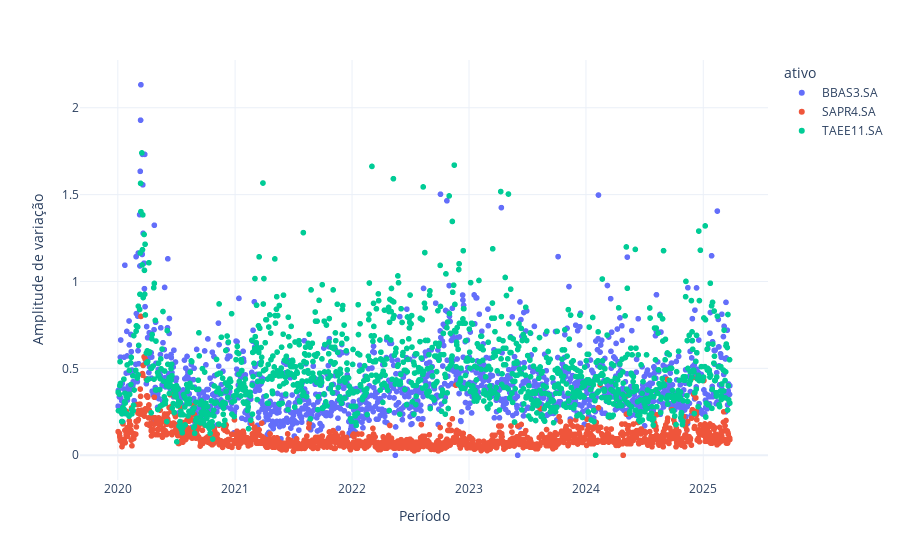

Notebook code cell kept with this figure:
### Code cell
fig = px.scatter(amplitude, x='data', y='amplitude_variacao', color='ativo', template='plotly_white')
fig.update_layout(yaxis_title='Amplitude de variação',
                 xaxis_title='Período')
fig.show()

### Figure 1 — Plotly figure (JSON) as saved in the notebook; plotly's stock layout.template omitted (floating-point values rounded to 4 significant figures; data arrays with more than 128 entries replaced by an {"elided": "..."} marker saying what was removed)
{"data": [{"hovertemplate": "ativo=BBAS3.SA<br>data=%{x}<br>amplitude_variacao=%{y}<extra></extra>", "legendgroup": "BBAS3.SA", "marker": {"color": "#636efa", "symbol": "circle"}, "mode": "markers", "name": "BBAS3.SA", "showlegend": true, "type": "scattergl", "x": {"elided": "1301 str values"}, "xaxis": "x", "y": {"elided": "1301 float values"}, "yaxis": "y"}, {"hovertemplate": "ativo=SAPR4.SA<br>data=%{x}<br>amplitude_variacao=%{y}<extra></extra>", "legendgroup": "SAPR4.SA", "marker": {"color": "#EF553B", "symbol": "circle"}, "mode": "markers", "name": "SAPR4.SA", "showlegend": true, "type": "scattergl", "x": {"elided": "1301 str values"}, "xaxis": "x", "y": {"elided": "1301 float values"}, "yaxis": "y"}, {"hovertemplate": "ativo=TAEE11.SA<br>data=%{x}<br>amplitude_variacao=%{y}<extra></extra>", "legendgroup": "TAEE11.SA", "marker": {"color": "#00cc96", "symbol": "circle"}, "mode": "markers", "name": "TAEE11.SA", "showlegend": true, "type": "scattergl", "x": {"elided": "1301 str values"}, "xaxis": "x", "y": {"elided": "1301 float values"}, "yaxis": "y"}], "layout": {"autosize": true, "legend": {"title": {"text": "ativo"}, "tracegroupgap": 0}, "margin": {"t": 60}, "xaxis": {"anchor": "y", "autorange": true, "domain": [0, 1], "range": ["2019-09-07 20:09:41.7073", "2025-07-19 03:50:18.2927"], "title": {"text": "Período"}, "type": "date"}, "yaxis": {"anchor": "x", "autorange": true, "domain": [0, 1], "range": [-0.1651, 2.297], "title": {"text": "Amplitude de variação"}, "type": "linear"}}}
